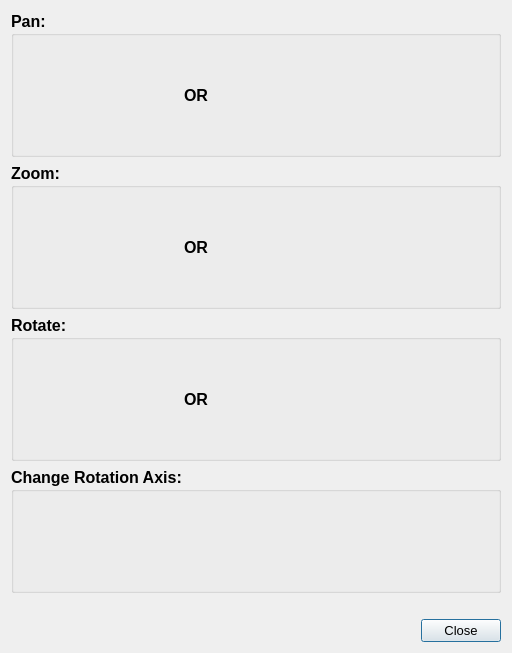
<?xml version="1.0" encoding="UTF-8"?>
<ui version="4.0">
 <class>hotkeysDialog</class>
 <widget class="QDialog" name="hotkeysDialog">
  <property name="geometry">
   <rect>
    <x>0</x>
    <y>0</y>
    <width>512</width>
    <height>648</height>
   </rect>
  </property>
  <property name="windowTitle">
   <string>Hotkeys</string>
  </property>
  <property name="windowOpacity">
   <double>1.000000000000000</double>
  </property>
  <property name="autoFillBackground">
   <bool>false</bool>
  </property>
  <property name="modal">
   <bool>false</bool>
  </property>
  <layout class="QVBoxLayout" name="verticalLayout">
   <item>
    <widget class="QGroupBox" name="groupBox">
     <property name="font">
      <font>
       <pointsize>12</pointsize>
       <weight>75</weight>
       <bold>true</bold>
      </font>
     </property>
     <property name="title">
      <string>Pan:</string>
     </property>
     <layout class="QHBoxLayout" name="horizontalLayout">
      <item>
       <spacer name="horizontalSpacer">
        <property name="orientation">
         <enum>Qt::Horizontal</enum>
        </property>
        <property name="sizeType">
         <enum>QSizePolicy::Fixed</enum>
        </property>
        <property name="sizeHint" stdset="0">
         <size>
          <width>20</width>
          <height>20</height>
         </size>
        </property>
       </spacer>
      </item>
      <item>
       <widget class="QLabel" name="mousePanImageLabel">
        <property name="sizePolicy">
         <sizepolicy hsizetype="Fixed" vsizetype="Fixed">
          <horstretch>0</horstretch>
          <verstretch>0</verstretch>
         </sizepolicy>
        </property>
        <property name="minimumSize">
         <size>
          <width>100</width>
          <height>100</height>
         </size>
        </property>
        <property name="maximumSize">
         <size>
          <width>100</width>
          <height>100</height>
         </size>
        </property>
        <property name="font">
         <font>
          <pointsize>10</pointsize>
         </font>
        </property>
        <property name="autoFillBackground">
         <bool>false</bool>
        </property>
        <property name="text">
         <string/>
        </property>
        <property name="pixmap">
         <pixmap resource="../resources/QtOcct.qrc">:/QtOcct/mouseKeyPan_200x200.png</pixmap>
        </property>
        <property name="scaledContents">
         <bool>true</bool>
        </property>
       </widget>
      </item>
      <item>
       <spacer name="horizontalSpacer_5">
        <property name="orientation">
         <enum>Qt::Horizontal</enum>
        </property>
        <property name="sizeType">
         <enum>QSizePolicy::MinimumExpanding</enum>
        </property>
        <property name="sizeHint" stdset="0">
         <size>
          <width>30</width>
          <height>20</height>
         </size>
        </property>
       </spacer>
      </item>
      <item>
       <widget class="QLabel" name="or1Label">
        <property name="font">
         <font>
          <pointsize>12</pointsize>
          <weight>75</weight>
          <bold>true</bold>
         </font>
        </property>
        <property name="text">
         <string>OR</string>
        </property>
       </widget>
      </item>
      <item>
       <spacer name="horizontalSpacer_6">
        <property name="orientation">
         <enum>Qt::Horizontal</enum>
        </property>
        <property name="sizeType">
         <enum>QSizePolicy::MinimumExpanding</enum>
        </property>
        <property name="sizeHint" stdset="0">
         <size>
          <width>30</width>
          <height>20</height>
         </size>
        </property>
       </spacer>
      </item>
      <item>
       <widget class="QLabel" name="keyPanImageLabel">
        <property name="sizePolicy">
         <sizepolicy hsizetype="Fixed" vsizetype="Fixed">
          <horstretch>0</horstretch>
          <verstretch>0</verstretch>
         </sizepolicy>
        </property>
        <property name="minimumSize">
         <size>
          <width>240</width>
          <height>80</height>
         </size>
        </property>
        <property name="maximumSize">
         <size>
          <width>240</width>
          <height>80</height>
         </size>
        </property>
        <property name="font">
         <font>
          <pointsize>10</pointsize>
         </font>
        </property>
        <property name="autoFillBackground">
         <bool>false</bool>
        </property>
        <property name="text">
         <string/>
        </property>
        <property name="pixmap">
         <pixmap resource="../resources/QtOcct.qrc">:/QtOcct/keyboardPan_300x100.png</pixmap>
        </property>
        <property name="scaledContents">
         <bool>true</bool>
        </property>
       </widget>
      </item>
     </layout>
    </widget>
   </item>
   <item>
    <spacer name="verticalSpacer_2">
     <property name="orientation">
      <enum>Qt::Vertical</enum>
     </property>
     <property name="sizeType">
      <enum>QSizePolicy::Expanding</enum>
     </property>
     <property name="sizeHint" stdset="0">
      <size>
       <width>20</width>
       <height>0</height>
      </size>
     </property>
    </spacer>
   </item>
   <item>
    <widget class="QGroupBox" name="groupBox_2">
     <property name="font">
      <font>
       <pointsize>12</pointsize>
       <weight>75</weight>
       <bold>true</bold>
      </font>
     </property>
     <property name="title">
      <string>Zoom:</string>
     </property>
     <layout class="QHBoxLayout" name="horizontalLayout_2">
      <item>
       <spacer name="horizontalSpacer_2">
        <property name="orientation">
         <enum>Qt::Horizontal</enum>
        </property>
        <property name="sizeType">
         <enum>QSizePolicy::Fixed</enum>
        </property>
        <property name="sizeHint" stdset="0">
         <size>
          <width>20</width>
          <height>20</height>
         </size>
        </property>
       </spacer>
      </item>
      <item>
       <widget class="QLabel" name="mouseZoomImageLabel">
        <property name="sizePolicy">
         <sizepolicy hsizetype="Fixed" vsizetype="Fixed">
          <horstretch>0</horstretch>
          <verstretch>0</verstretch>
         </sizepolicy>
        </property>
        <property name="minimumSize">
         <size>
          <width>100</width>
          <height>100</height>
         </size>
        </property>
        <property name="maximumSize">
         <size>
          <width>100</width>
          <height>100</height>
         </size>
        </property>
        <property name="font">
         <font>
          <pointsize>10</pointsize>
         </font>
        </property>
        <property name="autoFillBackground">
         <bool>false</bool>
        </property>
        <property name="text">
         <string/>
        </property>
        <property name="pixmap">
         <pixmap resource="../resources/QtOcct.qrc">:/QtOcct/mouseKeyZoom_200x200.png</pixmap>
        </property>
        <property name="scaledContents">
         <bool>true</bool>
        </property>
       </widget>
      </item>
      <item>
       <spacer name="horizontalSpacer_7">
        <property name="orientation">
         <enum>Qt::Horizontal</enum>
        </property>
        <property name="sizeType">
         <enum>QSizePolicy::MinimumExpanding</enum>
        </property>
        <property name="sizeHint" stdset="0">
         <size>
          <width>30</width>
          <height>20</height>
         </size>
        </property>
       </spacer>
      </item>
      <item>
       <widget class="QLabel" name="or2Label">
        <property name="font">
         <font>
          <pointsize>12</pointsize>
          <weight>75</weight>
          <bold>true</bold>
         </font>
        </property>
        <property name="text">
         <string>OR</string>
        </property>
       </widget>
      </item>
      <item>
       <spacer name="horizontalSpacer_8">
        <property name="orientation">
         <enum>Qt::Horizontal</enum>
        </property>
        <property name="sizeType">
         <enum>QSizePolicy::MinimumExpanding</enum>
        </property>
        <property name="sizeHint" stdset="0">
         <size>
          <width>30</width>
          <height>20</height>
         </size>
        </property>
       </spacer>
      </item>
      <item>
       <widget class="QLabel" name="keyZoomImageLabel">
        <property name="sizePolicy">
         <sizepolicy hsizetype="Fixed" vsizetype="Fixed">
          <horstretch>0</horstretch>
          <verstretch>0</verstretch>
         </sizepolicy>
        </property>
        <property name="minimumSize">
         <size>
          <width>240</width>
          <height>80</height>
         </size>
        </property>
        <property name="maximumSize">
         <size>
          <width>240</width>
          <height>80</height>
         </size>
        </property>
        <property name="font">
         <font>
          <pointsize>10</pointsize>
         </font>
        </property>
        <property name="autoFillBackground">
         <bool>false</bool>
        </property>
        <property name="text">
         <string/>
        </property>
        <property name="pixmap">
         <pixmap resource="../resources/QtOcct.qrc">:/QtOcct/keyboardZoom_300x100.png</pixmap>
        </property>
        <property name="scaledContents">
         <bool>true</bool>
        </property>
       </widget>
      </item>
     </layout>
    </widget>
   </item>
   <item>
    <spacer name="verticalSpacer_3">
     <property name="orientation">
      <enum>Qt::Vertical</enum>
     </property>
     <property name="sizeType">
      <enum>QSizePolicy::Expanding</enum>
     </property>
     <property name="sizeHint" stdset="0">
      <size>
       <width>20</width>
       <height>0</height>
      </size>
     </property>
    </spacer>
   </item>
   <item>
    <widget class="QGroupBox" name="groupBox_3">
     <property name="font">
      <font>
       <pointsize>12</pointsize>
       <weight>75</weight>
       <bold>true</bold>
      </font>
     </property>
     <property name="title">
      <string>Rotate:</string>
     </property>
     <layout class="QHBoxLayout" name="horizontalLayout_3">
      <item>
       <spacer name="horizontalSpacer_3">
        <property name="orientation">
         <enum>Qt::Horizontal</enum>
        </property>
        <property name="sizeType">
         <enum>QSizePolicy::Fixed</enum>
        </property>
        <property name="sizeHint" stdset="0">
         <size>
          <width>20</width>
          <height>20</height>
         </size>
        </property>
       </spacer>
      </item>
      <item>
       <widget class="QLabel" name="mouseRotateImageLabel">
        <property name="sizePolicy">
         <sizepolicy hsizetype="Fixed" vsizetype="Fixed">
          <horstretch>0</horstretch>
          <verstretch>0</verstretch>
         </sizepolicy>
        </property>
        <property name="minimumSize">
         <size>
          <width>100</width>
          <height>100</height>
         </size>
        </property>
        <property name="maximumSize">
         <size>
          <width>100</width>
          <height>100</height>
         </size>
        </property>
        <property name="font">
         <font>
          <pointsize>10</pointsize>
         </font>
        </property>
        <property name="autoFillBackground">
         <bool>false</bool>
        </property>
        <property name="text">
         <string/>
        </property>
        <property name="pixmap">
         <pixmap resource="../resources/QtOcct.qrc">:/QtOcct/mouseKeyRotate_200x200.png</pixmap>
        </property>
        <property name="scaledContents">
         <bool>true</bool>
        </property>
       </widget>
      </item>
      <item>
       <spacer name="horizontalSpacer_9">
        <property name="orientation">
         <enum>Qt::Horizontal</enum>
        </property>
        <property name="sizeType">
         <enum>QSizePolicy::MinimumExpanding</enum>
        </property>
        <property name="sizeHint" stdset="0">
         <size>
          <width>30</width>
          <height>20</height>
         </size>
        </property>
       </spacer>
      </item>
      <item>
       <widget class="QLabel" name="or3Label">
        <property name="font">
         <font>
          <pointsize>12</pointsize>
          <weight>75</weight>
          <bold>true</bold>
         </font>
        </property>
        <property name="text">
         <string>OR</string>
        </property>
       </widget>
      </item>
      <item>
       <spacer name="horizontalSpacer_10">
        <property name="orientation">
         <enum>Qt::Horizontal</enum>
        </property>
        <property name="sizeType">
         <enum>QSizePolicy::MinimumExpanding</enum>
        </property>
        <property name="sizeHint" stdset="0">
         <size>
          <width>30</width>
          <height>20</height>
         </size>
        </property>
       </spacer>
      </item>
      <item>
       <widget class="QLabel" name="keyRotateImageLabel">
        <property name="sizePolicy">
         <sizepolicy hsizetype="Fixed" vsizetype="Fixed">
          <horstretch>0</horstretch>
          <verstretch>0</verstretch>
         </sizepolicy>
        </property>
        <property name="minimumSize">
         <size>
          <width>240</width>
          <height>80</height>
         </size>
        </property>
        <property name="maximumSize">
         <size>
          <width>240</width>
          <height>80</height>
         </size>
        </property>
        <property name="font">
         <font>
          <pointsize>10</pointsize>
         </font>
        </property>
        <property name="autoFillBackground">
         <bool>false</bool>
        </property>
        <property name="text">
         <string/>
        </property>
        <property name="pixmap">
         <pixmap resource="../resources/QtOcct.qrc">:/QtOcct/keyboardRotate_300x100.png</pixmap>
        </property>
        <property name="scaledContents">
         <bool>true</bool>
        </property>
       </widget>
      </item>
     </layout>
    </widget>
   </item>
   <item>
    <spacer name="verticalSpacer_4">
     <property name="orientation">
      <enum>Qt::Vertical</enum>
     </property>
     <property name="sizeType">
      <enum>QSizePolicy::Expanding</enum>
     </property>
     <property name="sizeHint" stdset="0">
      <size>
       <width>20</width>
       <height>0</height>
      </size>
     </property>
    </spacer>
   </item>
   <item>
    <widget class="QGroupBox" name="groupBox_4">
     <property name="font">
      <font>
       <pointsize>12</pointsize>
       <weight>75</weight>
       <bold>true</bold>
      </font>
     </property>
     <property name="title">
      <string>Change Rotation Axis:</string>
     </property>
     <layout class="QHBoxLayout" name="horizontalLayout_4">
      <item>
       <spacer name="horizontalSpacer_4">
        <property name="orientation">
         <enum>Qt::Horizontal</enum>
        </property>
        <property name="sizeType">
         <enum>QSizePolicy::Expanding</enum>
        </property>
        <property name="sizeHint" stdset="0">
         <size>
          <width>315</width>
          <height>20</height>
         </size>
        </property>
       </spacer>
      </item>
      <item>
       <widget class="QLabel" name="keyChangeRotAxisImageLabel">
        <property name="sizePolicy">
         <sizepolicy hsizetype="Fixed" vsizetype="Fixed">
          <horstretch>0</horstretch>
          <verstretch>0</verstretch>
         </sizepolicy>
        </property>
        <property name="minimumSize">
         <size>
          <width>240</width>
          <height>80</height>
         </size>
        </property>
        <property name="maximumSize">
         <size>
          <width>240</width>
          <height>80</height>
         </size>
        </property>
        <property name="font">
         <font>
          <pointsize>10</pointsize>
         </font>
        </property>
        <property name="autoFillBackground">
         <bool>false</bool>
        </property>
        <property name="text">
         <string/>
        </property>
        <property name="pixmap">
         <pixmap resource="../resources/QtOcct.qrc">:/QtOcct/keyboardChangeRotAxes_300x100.png</pixmap>
        </property>
        <property name="scaledContents">
         <bool>true</bool>
        </property>
       </widget>
      </item>
     </layout>
    </widget>
   </item>
   <item>
    <spacer name="verticalSpacer">
     <property name="orientation">
      <enum>Qt::Vertical</enum>
     </property>
     <property name="sizeType">
      <enum>QSizePolicy::Minimum</enum>
     </property>
     <property name="sizeHint" stdset="0">
      <size>
       <width>20</width>
       <height>20</height>
      </size>
     </property>
    </spacer>
   </item>
   <item>
    <layout class="QHBoxLayout" name="horizontalLayout_5">
     <property name="spacing">
      <number>6</number>
     </property>
     <item>
      <spacer name="horizontalSpacer_11">
       <property name="orientation">
        <enum>Qt::Horizontal</enum>
       </property>
       <property name="sizeType">
        <enum>QSizePolicy::Expanding</enum>
       </property>
       <property name="sizeHint" stdset="0">
        <size>
         <width>338</width>
         <height>20</height>
        </size>
       </property>
      </spacer>
     </item>
     <item>
      <widget class="QPushButton" name="closePushButton">
       <property name="font">
        <font>
         <pointsize>10</pointsize>
        </font>
       </property>
       <property name="text">
        <string>Close</string>
       </property>
      </widget>
     </item>
    </layout>
   </item>
  </layout>
 </widget>
 <resources>
  <include location="../resources/QtOcct.qrc"/>
  <include location="../resources/QtOcct.qrc"/>
 </resources>
 <connections>
  <connection>
   <sender>closePushButton</sender>
   <signal>clicked()</signal>
   <receiver>hotkeysDialog</receiver>
   <slot>close()</slot>
   <hints>
    <hint type="sourcelabel">
     <x>457</x>
     <y>431</y>
    </hint>
    <hint type="destinationlabel">
     <x>292</x>
     <y>239</y>
    </hint>
   </hints>
  </connection>
 </connections>
</ui>
